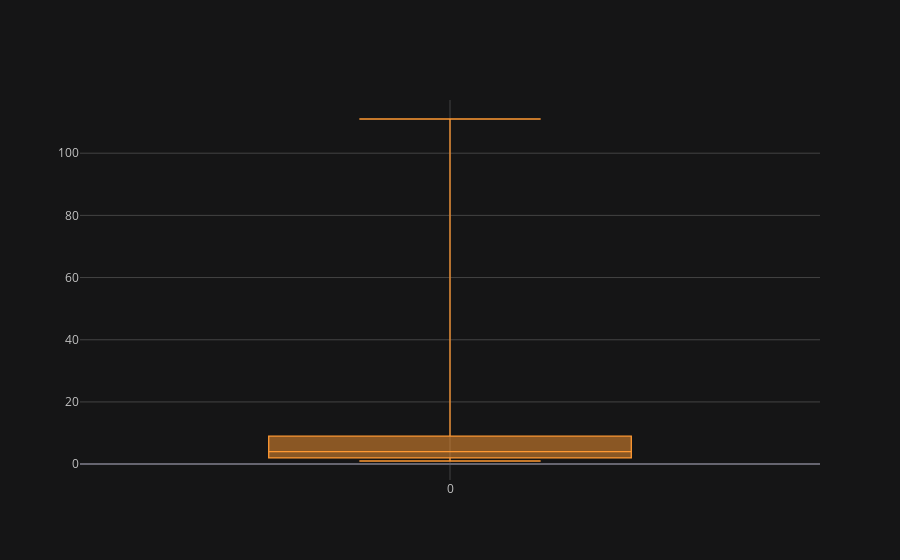

Notebook code for this chart:
### Code cell
a1 = pd.DataFrame([1,2,3,4,5,8,10,11,2,1,3,4,5,2,110,111])
a1.iplot(kind='box')
sns.boxenplot(a1)

### Figure 1 — Plotly figure (JSON) as saved in the notebook; plotly's stock layout.template omitted (floating-point values rounded to 4 significant figures)
{"data": [{"boxpoints": false, "line": {"width": 1.3}, "marker": {"color": "rgba(255, 153, 51, 1.0)"}, "name": "0", "orientation": "v", "type": "box", "y": [1, 2, 3, 4, 5, 8, 10, 11, 2, 1, 3, 4, 5, 2, 110, 111]}], "layout": {"legend": {"bgcolor": "#151516", "font": {"color": "#D9D9D9"}}, "paper_bgcolor": "#151516", "plot_bgcolor": "#151516", "title": {"font": {"color": "#D9D9D9"}}, "xaxis": {"gridcolor": "#434343", "showgrid": true, "tickfont": {"color": "#C2C2C2"}, "title": {"font": {"color": "#D9D9D9"}, "text": ""}, "zerolinecolor": "#666570"}, "yaxis": {"gridcolor": "#434343", "showgrid": true, "tickfont": {"color": "#C2C2C2"}, "title": {"font": {"color": "#D9D9D9"}, "text": ""}, "zerolinecolor": "#666570"}}}
